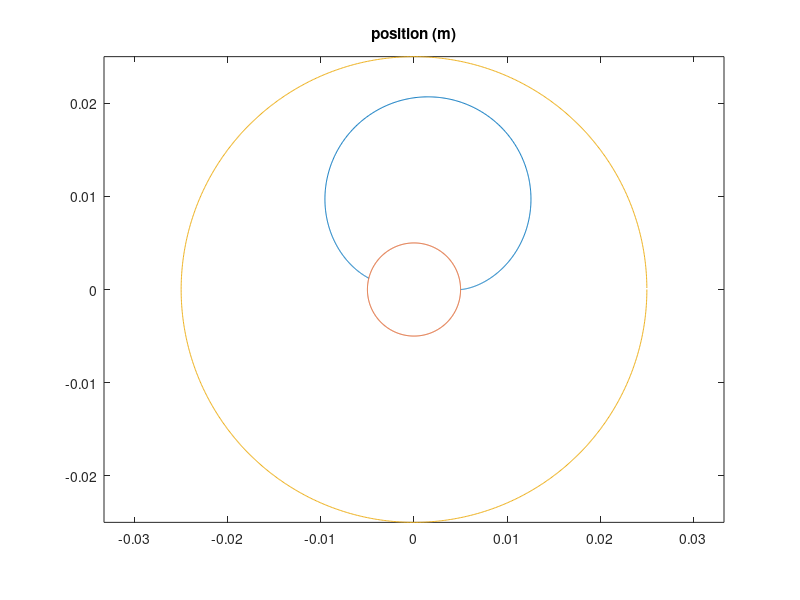
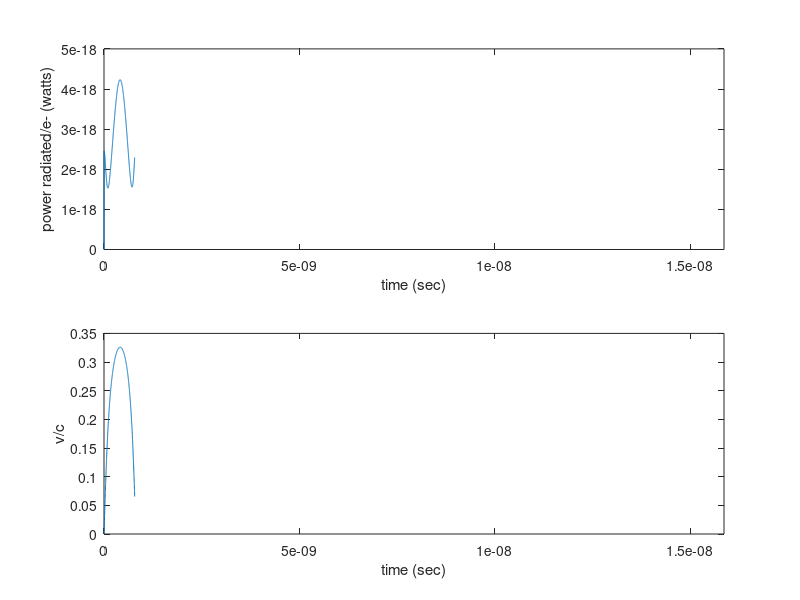

Reproduce these figures in MATLAB, in order.
close all
clear
clc

R=.025; %Radius of outer electrode
R0=.005; %Radius of inner electrode
V=30000; %Differential voltage
I=1; %Magnetic coil current
N=5000; %Number of turns in magnetic coil
Rb=.06; %Radius of magnetic inducing coil.

dt=.000000000001; %Timestep in secs (electrons are nearly relativistic at these voltages)

%physical constants
u0=4*pi*10^(-7); %permeability of free space
e0=8.854187817*10^(-12); %permittivity of free space
q=-1.6021766*10^(-19); %electron charge
m=9.10938*10^(-31); %electron mass
c=299792458 ; %Speed of light

neps=(8*12/V)/-q; %Total electrons/sec of the arc, as approximated by power input and voltage output.

%Electron initial position and velocity
y=0;
vy=0;
x=R0;
vx=0;

%Position, time, power of emmitted radiation (single electron), and velocity as a fraction of the speed of light
xg=[x];
yg=[y];
tg=[0];
pg=[0];
vcg=[sqrt(vx^2+vy^2)/299792458];

for i=1:10000,
    [K,E]=ellipke(sqrt(4*sqrt(x^2+y^2)/(Rb*(1+sqrt(x^2+y^2)/Rb)^2)));
    B=I*u0*N/(2*pi*Rb*(1+sqrt(x^2+y^2)/Rb))*(K+E*(1-(x^2+y^2)/Rb^2)/((1+sqrt(x^2+y^2)/Rb)^2-4*sqrt(x^2+y^2)/Rb));
    ax=q/m*(-V*x/(log(R/R0)*(x^2+y^2))+B*vy);
    ay=q/m*(-V*y/(log(R/R0)*(x^2+y^2))-B*vx);
    vx=vx+ax*dt;
    vy=vy+ay*dt;
    x=x+vx*dt;
    y=y+vy*dt;
    tg=[tg dt+tg(end)];
    xg=[xg x];
    yg=[yg y];
    pg=[pg q^2*(ax^2+ay^2)/(6*pi*e0*c^3)];
    vcg=[vcg sqrt(vx^2+vy^2)/299792458];
    if(sqrt(x^2+y^2)>R || sqrt(x^2+y^2)<R0) %Stop if the electron collides with an electrode
        break;
    end
end

%Plot the electrodes for visual aids
c1x=[];
c1y=[];
c2x=[];
c2y=[];

for j=1:1000,
    c1x=[c1x R0*cos(2*pi*j/1000)];
    c1y=[c1y R0*sin(2*pi*j/1000)];
    c2x=[c2x R*cos(2*pi*j/1000)];
    c2y=[c2y R*sin(2*pi*j/1000)];
end

figure('Position',[1200,620,700,500]);
plot(xg,yg,c1x,c1y,c2x,c2y);
title('position (m)');
axis equal;

figure('Position',[1200,50,700,500]);
s1=subplot(2,1,1);
plot(tg,pg);
xlabel('time (sec)');
ylabel('power radiated/e- (watts)');

s2=subplot(2,1,2);
plot(tg,vcg);
xlabel('time (sec)');
ylabel('v/c');
linkaxes([s1 s2],'x');

totalPowerRadiated_Watts=sum(dt*pg)*neps
exposureTimeToOneYearRadLimit_days=.05*70/totalPowerRadiated_Watts/60/60/24 %50mSv (Sv=J/kg) is US rad worker yearly limit
